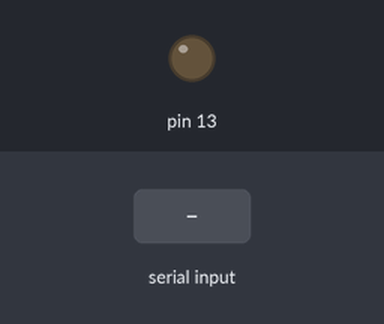
Simulated run of this sketch. Board: Arduino Uno, built with avr-gcc and run on an emulated ATmega328P. Shown: output pins drawn as LEDs (lit = HIGH). The inputs (shaded band) are chosen by the test bench.

Above: at 1.2 s.
1.3 s: "1" received over Serial
At 2.2 s:
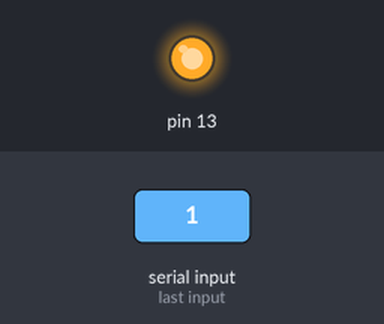
2.8 s: "0" received over Serial
At 3.3 s:
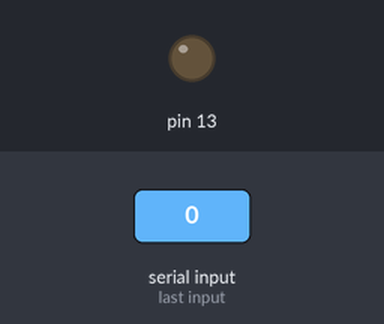
Timing chart, 0 to 5.8 s (numbered marks = the images above; inputs shaded):
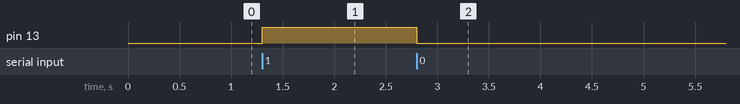

Measured:
- after the input at 1.3 s, pin 13: LOW → HIGH at once
- after the input at 2.8 s, pin 13: HIGH → LOW at once

The sketch:

drowsinessArduino.ino
```cpp
unsigned char cmd;
void setup()
{
  Serial.begin(9600);
  pinMode(13,OUTPUT);
}

void loop()
{
  //digitalWrite(13,LOW);
  if(Serial.available()>0)
  {
    cmd = Serial.read();
    if(cmd == '1')
    {
      digitalWrite(13,HIGH);
    }
    else
    {
      digitalWrite(13,LOW);
    }
  }
  //delay(100);

}
```
